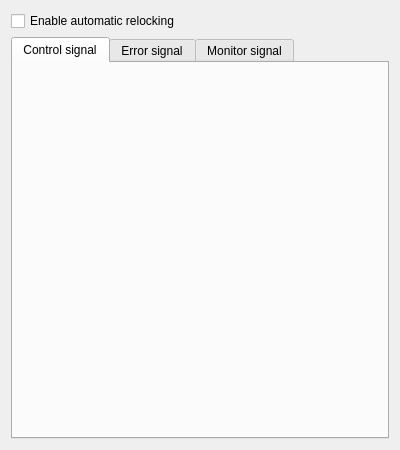
<?xml version="1.0" encoding="UTF-8"?>
<ui version="4.0">
 <class>Form</class>
 <widget class="QWidget" name="Form">
  <property name="geometry">
   <rect>
    <x>0</x>
    <y>0</y>
    <width>400</width>
    <height>450</height>
   </rect>
  </property>
  <property name="windowTitle">
   <string>Form</string>
  </property>
  <layout class="QVBoxLayout" name="verticalLayout">
   <item>
    <widget class="QCheckBox" name="automaticRelockingCheckbox">
     <property name="text">
      <string>Enable automatic relocking</string>
     </property>
    </widget>
   </item>
   <item>
    <widget class="QTabWidget" name="automaticRelockingPanel">
     <property name="currentIndex">
      <number>0</number>
     </property>
     <widget class="QWidget" name="tab">
      <attribute name="title">
       <string>Control signal</string>
      </attribute>
      <layout class="QVBoxLayout" name="verticalLayout_3">
       <item>
        <widget class="RelockingControlChannelSettings" name="widget_2" native="true"/>
       </item>
      </layout>
     </widget>
     <widget class="QWidget" name="tab_2">
      <attribute name="title">
       <string>Error signal</string>
      </attribute>
      <layout class="QVBoxLayout" name="verticalLayout_2">
       <item>
        <widget class="RelockingErrorChannelSettings" name="widget" native="true"/>
       </item>
      </layout>
     </widget>
     <widget class="QWidget" name="tab_3">
      <attribute name="title">
       <string>Monitor signal</string>
      </attribute>
      <layout class="QVBoxLayout" name="verticalLayout_4">
       <item>
        <widget class="RelockingMonitorChannelSettings" name="widget_3" native="true"/>
       </item>
      </layout>
     </widget>
    </widget>
   </item>
  </layout>
 </widget>
 <customwidgets>
  <customwidget>
   <class>RelockingControlChannelSettings</class>
   <extends>QWidget</extends>
   <header location="global">relocking_channel_settings.h</header>
   <container>1</container>
  </customwidget>
  <customwidget>
   <class>RelockingErrorChannelSettings</class>
   <extends>QWidget</extends>
   <header location="global">relocking_channel_settings.h</header>
   <container>1</container>
  </customwidget>
  <customwidget>
   <class>RelockingMonitorChannelSettings</class>
   <extends>QWidget</extends>
   <header location="global">relocking_channel_settings.h</header>
   <container>1</container>
  </customwidget>
 </customwidgets>
 <resources/>
 <connections/>
</ui>
